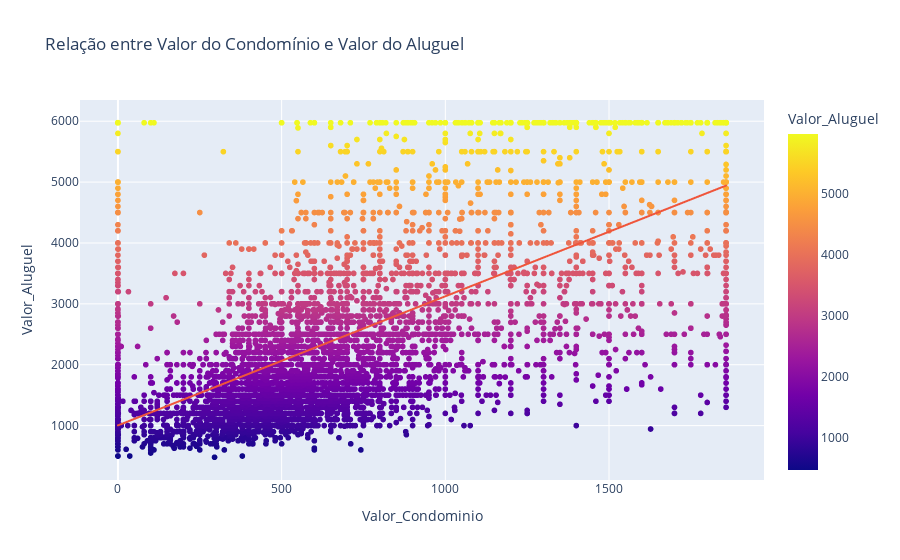

Source (notebook cell):
### Markdown cell above
podemos ver uma gande consentração de dados nas metragens até 200 e valores de 500 a 10.000
podemos tambem ver que quanto maior a metragem maior tende a ser o valor do aluguel

### Code cell
#criar grafico para ver valor do condominio e aluguel
fig = px.scatter(df, x='Valor_Condominio', y='Valor_Aluguel', title='Relação entre Valor do Condomínio e Valor do Aluguel', trendline='ols', color='Valor_Aluguel')
fig.show()

### Figure 1 — Plotly figure (JSON) as saved in the notebook; plotly's stock layout.template omitted (floating-point values rounded to 4 significant figures; data arrays with more than 128 entries replaced by an {"elided": "..."} marker saying what was removed)
{"data": [{"hovertemplate": "Valor_Condominio=%{x}<br>Valor_Aluguel=%{marker.color}<extra></extra>", "legendgroup": "", "marker": {"color": {"elided": "7203 float values"}, "coloraxis": "coloraxis", "symbol": "circle"}, "mode": "markers", "name": "", "showlegend": false, "type": "scattergl", "x": {"elided": "7203 float values"}, "xaxis": "x", "y": {"elided": "7203 float values"}, "yaxis": "y"}, {"hovertemplate": "<b>OLS trendline</b><br>Valor_Aluguel = 2.12075 * Valor_Condominio + 1003.44<br>R<sup>2</sup>=0.495842<br><br>Valor_Condominio=%{x}<br>Valor_Aluguel=%{y} <b>(trend)</b><extra></extra>", "legendgroup": "", "marker": {"symbol": "circle"}, "mode": "lines", "name": "", "showlegend": false, "type": "scattergl", "x": {"elided": "7203 float values"}, "xaxis": "x", "y": {"elided": "7203 float values"}, "yaxis": "y"}], "layout": {"coloraxis": {"colorbar": {"title": {"text": "Valor_Aluguel"}}, "colorscale": [[0, "#0d0887"], [0.1111, "#46039f"], [0.2222, "#7201a8"], [0.3333, "#9c179e"], [0.4444, "#bd3786"], [0.5556, "#d8576b"], [0.6667, "#ed7953"], [0.7778, "#fb9f3a"], [0.8889, "#fdca26"], [1, "#f0f921"]]}, "legend": {"tracegroupgap": 0}, "title": {"text": "Relação entre Valor do Condomínio e Valor do Aluguel"}, "xaxis": {"anchor": "y", "domain": [0, 1], "title": {"text": "Valor_Condominio"}}, "yaxis": {"anchor": "x", "domain": [0, 1], "title": {"text": "Valor_Aluguel"}}}}
